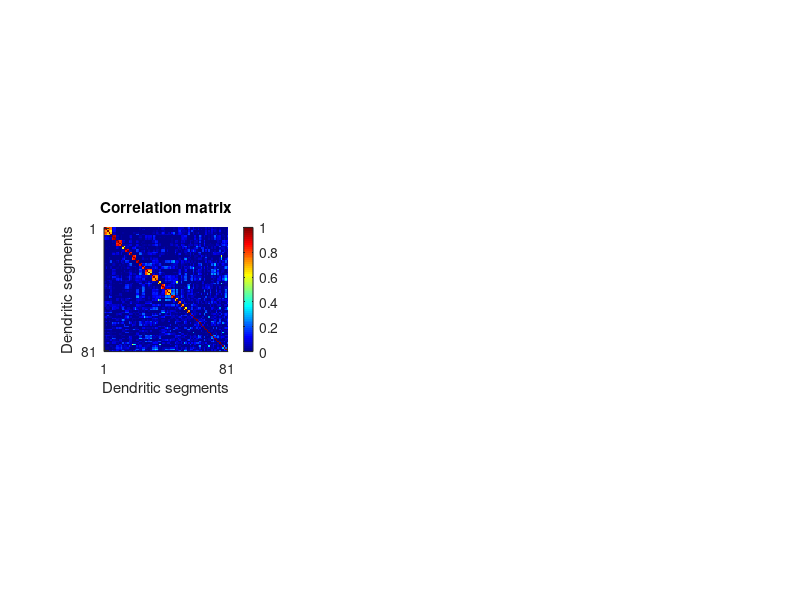

The MATLAB source for this figure: (Note: this script raises an error after producing the figure.)
%%

clear;clc;close

load('data_Fig_S2A.mat');

%% Fig.S2A

subplot(1,3,1);

imagesc(Corr_dr);colormap(jet);colorbar;caxis([0 1]);
set(gca,'xtick',[1,81],'ytick',[1,81]);
xlabel('Dendritic segments');ylabel('Dendritic segments');
title('Correlation matrix');
box off;axis square;

%% Fig.S2B
Corr_dr1=Corr_dr-diag(diag(Corr_dr));
a=Corr_dr1(:);pd1=fitdist(a,'normal');

subplot(1,3,1);
histogram(a,-1:0.05:1,'Normalization','pdf','Facecolor',color_npg(1,:));hold on;
x_values=-1:0.05:1;y = pdf(pd1,x_values);plot(x_values,y,'r');
thr=pd1.mu+3*pd1.sigma;plot([thr thr],[ 0 3],'--');
xlabel('Correlation');ylabel('Probability density');
box off;axis square;axis([-1 1 0 7]);
set(gca,'xtick',[-1:0.5:1],'ytick',[0:3.5:7]);

subplot(1,3,2);
histogram(a,-1:0.05:1,'Normalization','pdf','Facecolor',color_npg(1,:));hold on;
x_values=-1:0.05:1;y = pdf(pd1,x_values);plot(x_values,y,'r');
thr=pd1.mu+3*pd1.sigma;plot([thr thr],[ 0 0.5],'--');
xlabel('Correlation');ylabel('Probability density');
box off;axis square;axis([-1 1 0 0.2]);
set(gca,'xtick',[-1:0.5:1],'ytick',[0:0.1:0.2]);

